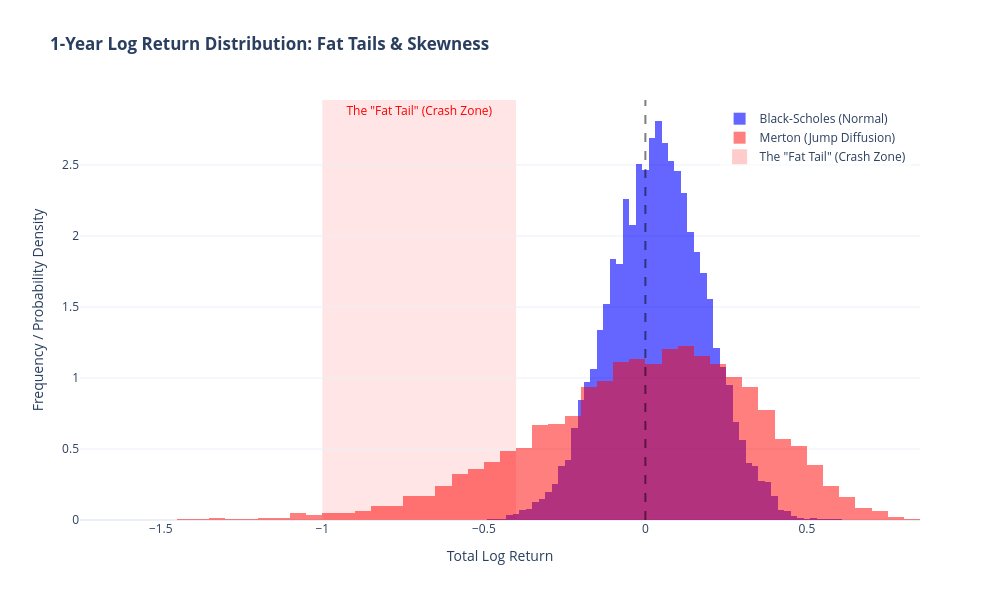

Source (notebook cell):
### Code cell
import numpy as np
import plotly.graph_objects as go

# --- 1. Simulation Parameters (Consistent with previous context)  ---
S0, T, r = 100, 1.0, 0.05
sigma, steps = 0.15, 252
n_sims = 10000 # High sample size for smooth distribution
dt = T / steps

# Merton Jump Parameters
lam = 3.0       # Expected jumps per year
mu_j = -0.15    # Mean jump size (15% drop)
delta = 0.10    # Jump volatility
k = np.exp(mu_j + 0.5 * delta**2) - 1 # Compensator [cite: 599]

# --- 2. Generate Random Variables & Distributions  ---
np.random.seed(42)
Z_dist = np.random.standard_normal((steps, n_sims))
N_dist = np.random.poisson(lam * dt, (steps, n_sims))
J_dist = np.random.normal(mu_j, delta, (steps, n_sims))

# Calculate Log Returns
ret_bs_dist = (r - 0.5 * sigma**2) * dt + sigma * np.sqrt(dt) * Z_dist
ret_merton_dist = (r - lam * k - 0.5 * sigma**2) * dt + sigma * np.sqrt(dt) * Z_dist + N_dist * J_dist

# Total 1-Year Log Returns 
total_ret_bs = np.sum(ret_bs_dist, axis=0)
total_ret_merton = np.sum(ret_merton_dist, axis=0)

# --- 3. Initialize Plotly Figure ---
fig = go.Figure()

# Add Black-Scholes Histogram
fig.add_trace(go.Histogram(
    x=total_ret_bs,
    name='Black-Scholes (Normal)',
    nbinsx=100,
    histnorm='probability density',
    marker_color='blue',
    opacity=0.6,
    hovertemplate='BS Density: %{y:.4f}<extra></extra>'
))

# Add Merton Histogram [cite: 651]
fig.add_trace(go.Histogram(
    x=total_ret_merton,
    name='Merton (Jump Diffusion)',
    nbinsx=100,
    histnorm='probability density',
    marker_color='red',
    opacity=0.5,
    hovertemplate='Merton Density: %{y:.4f}<extra></extra>'
))

# --- 4. Add Visual Annotations ---
# Vertical line at Zero return
fig.add_vline(x=0, line_dash="dash", line_color="black", opacity=0.5)

# Highlight the "Crash" Zone (Fat Tail) [cite: 656]
fig.add_vrect(
    x0=-1.0, x1=-0.4, 
    fillcolor="red", opacity=0.1, 
    layer="below", line_width=0,
    label=dict(
        text='The "Fat Tail" (Crash Zone)', 
        textposition="top center",
        font=dict(size=12, color="red")
    )
)

# Dummy trace to add the Crash Zone to the Legend
fig.add_trace(go.Scatter(
    x=[None], y=[None],
    mode='markers',
    marker=dict(color='rgba(255, 0, 0, 0.2)', symbol='square', size=15),
    name='The "Fat Tail" (Crash Zone)'
))

# --- 5. Consolidated Layout Control ---
fig.update_layout(
    title="<b>1-Year Log Return Distribution: Fat Tails & Skewness</b>",
    xaxis_title="Total Log Return",
    yaxis_title="Frequency / Probability Density",
    
    # Overlay histograms instead of stacking them
    barmode='overlay', 
    
    # Unified hover to compare densities at a specific return level
    hovermode='x unified',
    
    template='plotly_white',
    width=1000,
    height=600,
    
    legend=dict(
        yanchor="top",
        y=0.99,
        xanchor="right",
        x=0.99,
        bgcolor="rgba(255, 255, 255, 0.5)"
    )
)

fig.show(config={'displayModeBar': False})

### Figure 1 — Plotly figure (JSON) as saved in the notebook; plotly's stock layout.template omitted (floating-point values rounded to 4 significant figures; data arrays with more than 128 entries replaced by an {"elided": "..."} marker saying what was removed)
{"data": [{"histnorm": "probability density", "hovertemplate": "BS Density: %{y:.4f}<extra></extra>", "marker": {"color": "blue"}, "name": "Black-Scholes (Normal)", "nbinsx": 100, "opacity": 0.6, "type": "histogram", "x": {"elided": "10000 float values"}}, {"histnorm": "probability density", "hovertemplate": "Merton Density: %{y:.4f}<extra></extra>", "marker": {"color": "red"}, "name": "Merton (Jump Diffusion)", "nbinsx": 100, "opacity": 0.5, "type": "histogram", "x": {"elided": "10000 float values"}}, {"marker": {"color": "rgba(255, 0, 0, 0.2)", "size": 15, "symbol": "square"}, "mode": "markers", "name": "The \"Fat Tail\" (Crash Zone)", "type": "scatter", "x": [null], "y": [null]}], "layout": {"barmode": "overlay", "height": 600, "hovermode": "x unified", "legend": {"bgcolor": "rgba(255, 255, 255, 0.5)", "x": 0.99, "xanchor": "right", "y": 0.99, "yanchor": "top"}, "shapes": [{"line": {"color": "black", "dash": "dash"}, "opacity": 0.5, "type": "line", "x0": 0, "x1": 0, "xref": "x", "y0": 0, "y1": 1, "yref": "y domain"}, {"fillcolor": "red", "label": {"font": {"color": "red", "size": 12}, "text": "The \"Fat Tail\" (Crash Zone)", "textposition": "top center"}, "layer": "below", "line": {"width": 0}, "opacity": 0.1, "type": "rect", "x0": -1, "x1": -0.4, "xref": "x", "y0": 0, "y1": 1, "yref": "y domain"}], "title": {"text": "<b>1-Year Log Return Distribution: Fat Tails & Skewness</b>"}, "width": 1000, "xaxis": {"title": {"text": "Total Log Return"}}, "yaxis": {"title": {"text": "Frequency / Probability Density"}}}}
